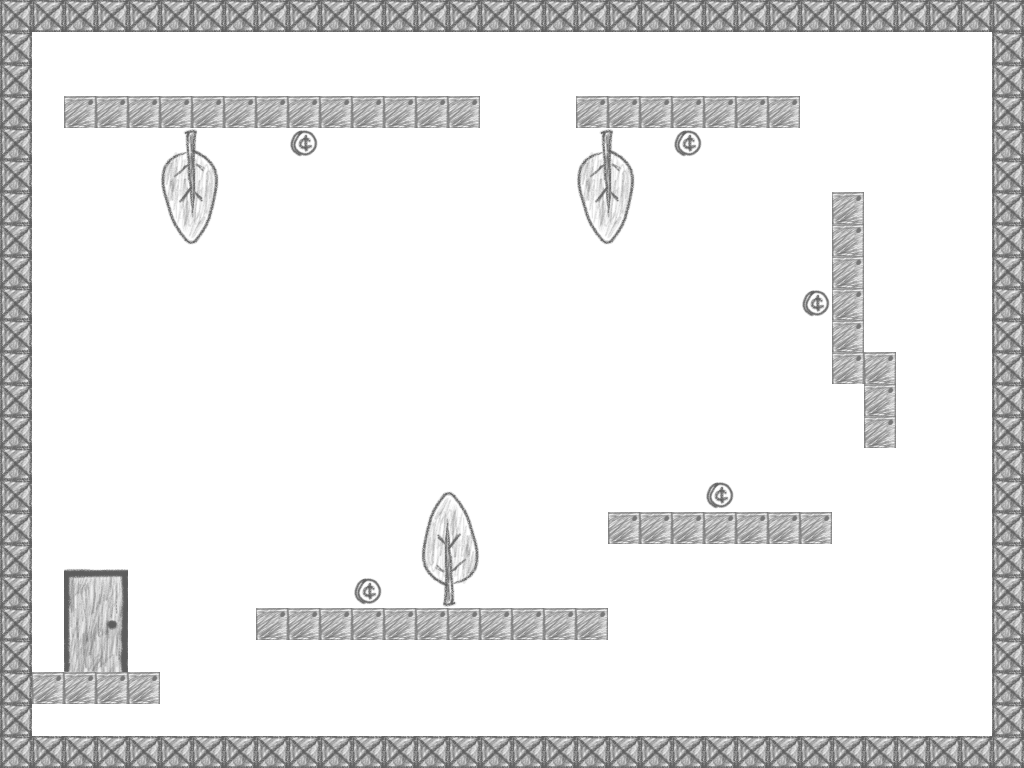

Rendered tile map (Tiled .tmx) drawn with the repository's tilesets; below, a short description and the map source with its tile grids summarised:
An orthogonal 32x24 tile map with 32x32 px tiles, 3 tile layers (tiles, collectibles, Exit), 1 hidden layer not drawn and 17 objects (SpawnPoint).

<map version="1.0" orientation="orthogonal" width="32" height="24" tilewidth="32" tileheight="32">
 <tileset firstgid="1" name="Tilesheet" tilewidth="32" tileheight="32">
  <image source="Tilesheet.png" width="512" height="256" />
  <terraintypes>
   <terrain name="New Terrain" tile="-1" />
  </terraintypes>
  <tile id="6" terrain="0,0,0,0" />
  <tile id="7" terrain="0,0,0,0" />
  <tile id="22" terrain="0,0,0,0" />
  <tile id="23" terrain="0,0,0,0" />
  <tile id="28" terrain="0,0,0,0" />
  <tile id="38" terrain="0,0,0,0" />
  <tile id="39" terrain="0,0,0,0" />
  <tile id="54" terrain="0,0,0,0" />
  <tile id="55" terrain="0,0,0,0" />
 </tileset>
 <layer name="tiles" width="32" height="24">
  <data>[768 cells, 768 non-empty, 12 distinct tile ids]</data>
 </layer>
 <objectgroup name="objects" width="32" height="24">
  <object name="SpawnPoint" x="70" y="544" width="37" height="39" />
 </objectgroup>
 <layer name="collisions" width="32" height="24" visible="0" opacity="0.53">
  <data>[768 cells, 160 non-empty, 2 distinct tile ids]</data>
 </layer>
 <layer name="collectibles" width="32" height="24">
  <data>[768 cells, 5 non-empty, 1 distinct tile ids]</data>
 </layer>
 <layer name="Exit" width="32" height="24">
  <data>[768 cells, 8 non-empty, 8 distinct tile ids]</data>
 </layer>
 <objectgroup name="collisions" width="32" height="24">
  <object x="257" y="610" width="351" height="27" />
  <object x="609" y="513" width="222" height="30" />
  <object x="833" y="195" width="29" height="187" />
  <object x="865" y="355" width="28" height="89" />
  <object x="577" y="98" width="221" height="28" />
  <object x="65" y="98" width="413" height="29" />
  <object x="32" y="673" width="127" height="29" />
  <object x="5" y="3" width="1012" height="29" />
  <object x="7" y="32" width="23" height="727" />
  <object x="21" y="739" width="992" height="20" />
  <object x="991" y="29" width="28" height="711" />
 </objectgroup>
 <objectgroup name="collectibles" width="32" height="24">
  <object x="353" y="577" width="29" height="32" />
  <object x="704" y="480" width="30" height="31" />
  <object x="801" y="289" width="31" height="30" />
  <object x="672" y="128" width="31" height="31" />
  <object x="289" y="129" width="30" height="30" />
 </objectgroup>
</map>
